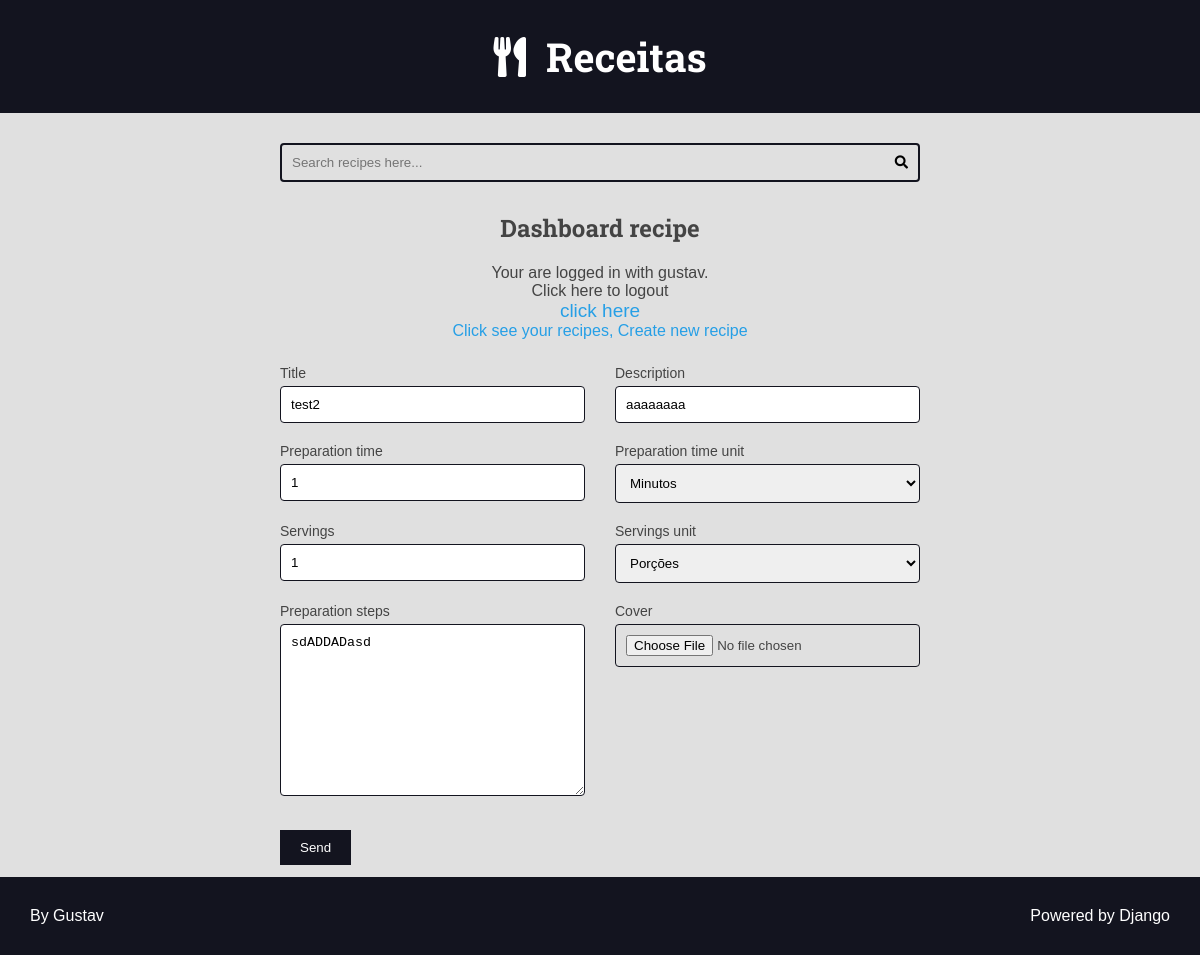
/authors/dashboard/7/edit/ (signed in), run on the app's committed database.
### recipes/models.py (models this page shows, shortened)
class Recipe(models.Model):
    title = models.CharField(max_length=65)
    description = models.CharField(max_length=165)
    slug = models.SlugField(unique=True)
    preparation_time = models.IntegerField()
    preparation_time_unit = models.CharField(max_length=65)
    servings = models.IntegerField()
    servings_unit = models.CharField(max_length=65)
    preparation_steps = models.TextField()
    preparation_steps_is_html = models.BooleanField(default=False)
    created_at = models.DateTimeField(auto_now_add=True)
    updated_at = models.DateTimeField(auto_now=True)
    is_published = models.BooleanField(default=False)
    cover = models.ImageField(
        upload_to='recipes/covers/%Y/%m/%d/',  blank=True,  default=''
        )
    category = models.ForeignKey(
        Category, on_delete=models.SET_NULL, null=True, default=None
        )
    author = models.ForeignKey(User, on_delete=models.SET_NULL, null=True)

### authors/views.py (the view, shortened to what this page needs)
# urls.py: path('dashboard/<int:id>/edit/', views.dashboard_recipe_edit, name='dashboard_recipe_edit'),  # noqa
@login_required(login_url='authors:login_view')
def dashboard_recipe_edit(request: HttpRequest, id: int) -> HttpResponse:
    recipe = Recipe.objects.filter(
        is_published=False,
        author=request.user,
        pk=id
    ).first()
    if not recipe:
        raise Http404()
    form = AuthorRecipeForm(
        data=request.POST or None,
        files=request.FILES or None,
        instance=recipe
    )
    return render(
        request,
        'authors/pages/dashboard_recipe.html',
        context={'form': form}
        )  # noqa:E501

### authors/forms/recipe_form.py (shortened to what this page needs)
class AuthorRecipeForm(forms.ModelForm):
    def __init__(self, *args, **kwargs):
        super().__init__(*args, **kwargs)
        self._my_errors = defaultdict(list)
    class Meta:
        model = Recipe
        fields = 'title', 'description',\
                 'preparation_time',\
                 'preparation_time_unit',\
                 'servings', \
                 'servings_unit',\
                 'preparation_steps',\
                 'cover',
        widgets = {
            'cover': forms.FileInput(),
            'servings_unit': forms.Select(
                choices=(
                    ('Porções', 'Porções'),
                    ('Pedaços', 'Pedaços'),
                    ('Pessoas', 'Pessoas')
                    )
            ),
            'preparation_time_unit': forms.Select(
                    choices=(
                        ('Minutos', 'Minutos'),
                        ('Horas', 'Horas'),
                        )
            )
        }
        title = forms.CharField(
            required=True,
            widget=forms.CharField(),
            error_messages={
                'required': 'eu sou o erro'
            },
        )

### authors/templates/authors/pages/dashboard_recipe.html (shortened to what this page needs)
{%extends 'global/base.html'%}
{% block 'content'%}
  <div class="main-content center container">
    <h2>Dashboard recipe</h2>
    {% include 'authors/partials/login_message.html'%}
    <div class="left">
      {% include 'global/partials/form.html'%}
    </div>
  </div>
{% endblock%}

### authors/templates/authors/partials/login_message.html (shortened to what this page needs)
{% if request.user.is_authenticated %}
    <div class="login-message" class="logout">
      Your are logged in with {{request.user.username}}.<br>
    Click here to logout <br>
      <form action="{% url 'authors:logout'%}" method="post">{% csrf_token%}
        <button class="plain-text-buttom" type="submit">click here</button>
      </form>
      <a href="{%url 'authors:dashboard'%}">Click see your recipes,</a>
      <a href="{% url 'authors:dashboard_create'%}">Create new recipe</a>
    </div>
{% endif %}

### base_templates/global/partials/form.html (shortened to what this page needs)
<div class="main-content container">
  <form class="main-form" enctype="multipart/form-data"  action="{{form_action}}" method='POST'>{% csrf_token %}
      <div class="form-content form-content-grid">
          {% for field in form%}
              <div class="form-group {{field.field.widget.attrs.class}}">
                <label for="{{field.id_for_label}}">{{field.label}}</label>
                {{field}}
              </div>
            {% endfor %}
      </div>
        <div class="form-content form-content-grid">
          <div class="form-group">
            <button id="button-login" type="submit">Send</button>
          </div>
      </div>
  </form>
</div>

### base_static/global/css/style.css (style rules this page uses)
:root { --color-primary: #269fe6; --color-primary-hover: #2086c2; --color-primary-dark: #13141f; --color-primary-dark-hover: #212336; --color-primary-light: #d4ecfa; --color-primary-light-hover: #bdd8e7; --color-white: #fff; --color-black: #000; --color-dark-text: #444; --color-info-light: #cce5ff; --color-debug-light: #cce5ff; --color-success-light: #d4edda; --color-alert-light: #fff3cd; --color-warning-light: #fff3cd; --color-error-light: #f8d7da; --color-info-dark: #4d86c4; --color-debug-dark: #4d86c4; --color-success-dark: #4a9c5d; --color-alert-dark: #927f40; --color-warning-dark: #927f40; --color-error-dark: #da525d; --color-gray-0: #f9f9f9; --color-gray-1: #e0e0e0; --color-gray-2: #c7c7c7; --color-gray-3: #aeaeae; --color-gray-4: #959595; --color-gray-5: #7d7d7d; --color-gray-6: #646464; --color-gray-7: #4b4b4b; --color-gray-8: #323232; --color-gray-9: #191919; --font-primary: sans-serif; --font-headings: 'Roboto Slab', serif; --spacing-gutter-medium: 3rem; --spacing-gutter-large: 4rem; }
* { padding: 0; margin: 0; box-sizing: border-box; }
html { font-size: 62.5%; }
body { font-size: 1.6rem; font-family: var(--font-primary); background: var(--color-gray-1); color: var(--color-dark-text); }
h1, h2, h3, h4, h5, h6 { font-family: var(--font-headings); }
a { color: var(--color-primary); text-decoration: none; }
.container { max-width: 144rem; margin: 0 auto; padding: var(--spacing-gutter-medium); }
.main-content { padding-top: 0; }
.center { text-align: center; }
.left { text-align: left; }
.form-content { max-width: 64rem; margin: 0 auto; margin-bottom: var(--spacing-gutter-medium); }
.form-content label, .form-content .help-text, .errorlist { display: block; margin: 0.5rem 0; font-size: 1.4rem; list-style-type: none; }
.form-content input, .form-content textarea, .form-content select { width: 100%; padding: 1rem; border-radius: 0.4rem; border: 1px solid var(--color-primary-dark); }
.form-content-grid { display: grid; grid-template-columns: repeat(auto-fit, minmax(30rem, 1fr)); gap: calc(var(--spacing-gutter-medium) / 2) var(--spacing-gutter-medium); }
.form-content button { padding: 1rem 2rem; border: none; background: var(--color-primary-dark); color: var(--color-white); background-color: none; }
.plain-text-buttom { display: inline; border: none; cursor: pointer; color: white; background: var(--color-gray-1); color: var(--color-primary); font-size: 1.9rem; }
.login-message { margin: 2rem; }

### data on the page
Recipe: form "test2" "aaaaaaaa" "1" "Minutos" "1" "Porções" "sdADDADasd"

### other printed values
{{ request.user.username }} "gustav"
{{ field.label }} "Title" "Description" "Preparation time" "Preparation time unit" "Servings" "Servings unit" "Preparation steps" "Cover"
